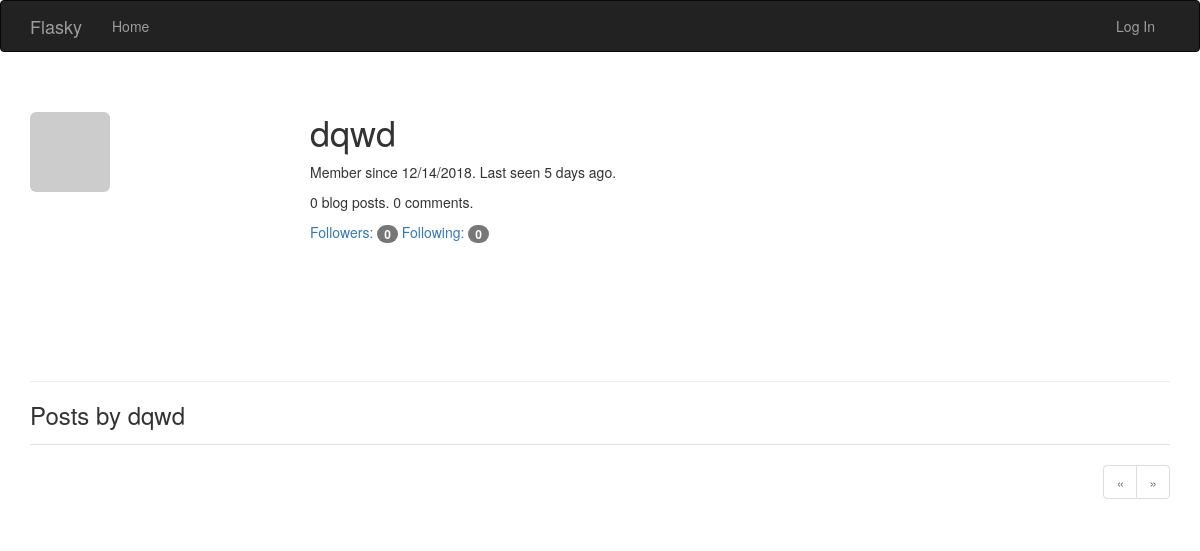
Page /user/dqwd on the committed database.
### app/models.py (models this page shows, shortened)
class User(UserMixin, db.Model):
    __tablename__ = 'users'
    id = db.Column(db.Integer, primary_key=True)
    email = db.Column(db.String(64), unique=True, index=True)
    username = db.Column(db.String(64), unique=True, index=True)
    role_id = db.Column(db.Integer, db.ForeignKey('roles.id'))
    password_hash = db.Column(db.String(128))
    confirmed = db.Column(db.Boolean, default=False)
    name = db.Column(db.String(64))
    location = db.Column(db.String(64))
    about_me = db.Column(db.Text())
    member_since = db.Column(db.DateTime(), default=datetime.utcnow)
    last_seen = db.Column(db.DateTime(), default=datetime.utcnow)
    avatar_hash = db.Column(db.String(32))
    posts = db.relationship('Post', backref='author', lazy='dynamic')
    followed = db.relationship('Follow',
                               foreign_keys=[Follow.follower_id],
                               backref=db.backref('follower', lazy='joined'),
                               lazy='dynamic',
                               cascade='all, delete-orphan')
    followers = db.relationship('Follow',
                                foreign_keys=[Follow.followed_id],
                                backref=db.backref('followed', lazy='joined'),
                                lazy='dynamic',
                                cascade='all, delete-orphan')
    comments = db.relationship('Comment', backref='author', lazy='dynamic')
    @property
    def password(self):
        raise AttributeError('password is not a readable attribute')
    def gravatar(self, size=100, default='identicon', rating='g'):
        url = 'https://secure.gravatar.com/avatar'
        hash = self.avatar_hash or self.gravatar_hash()
        return '{url}/{hash}?s={size}&d={default}&r={rating}'.format(
            url=url, hash=hash, size=size, default=default, rating=rating)

### app/main/views.py (the view)
@main.route('/user/<username>')
def user(username):
    user = User.query.filter_by(username=username).first_or_404()
    page = request.args.get('page', 1, type=int)
    pagination = user.posts.order_by(Post.timestamp.desc()).paginate(
        page, per_page=current_app.config['FLASKY_POSTS_PER_PAGE'],
        error_out=False)
    posts = pagination.items
    return render_template('user.html', user=user, posts=posts,
                           pagination=pagination)

### app/auth/views.py (called while the page is built)
@auth.before_app_request
def before_request():
    if current_user.is_authenticated:
        current_user.ping()
        if not current_user.confirmed \
                and request.endpoint \
                and request.blueprint != 'auth' \
                and request.endpoint != 'static':
            return redirect(url_for('auth.unconfirmed'))

### app/main/__init__.py (called while the page is built)
@main.app_context_processor
def inject_permissions():
    return dict(Permission=Permission)

### app/main/views.py (called while the page is built)
@main.after_app_request
def after_request(response):
    for query in get_debug_queries():
        if query.duration >= current_app.config['FLASKY_SLOW_DB_QUERY_TIME']:
            current_app.logger.warning(
                'Slow query: %s\nParameters: %s\nDuration: %fs\nContext: %s\n'
                % (query.statement, query.parameters, query.duration,
                   query.context))
    return response

### app/models.py (called while the page is built)
    def can(self, permissions):
        return False

    def is_administrator(self):
        return False

### app/templates/user.html (shortened to what this page needs)
{% extends "base.html" %}
{% import "_macros.html" as macros %}
{% block page_content %}
<div class="page-header">
    <img class="img-rounded profile-thumbnail" src="{{ user.gravatar(size=256) }}">
    <div class="profile-header">
        <h1>{{ user.username }}</h1>
        <p>Member since {{ moment(user.member_since).format('L') }}. Last seen {{ moment(user.last_seen).fromNow() }}.</p>
        <p>{{ user.posts.count() }} blog posts. {{ user.comments.count() }} comments.</p>
        <p>
            <a href="{{ url_for('.followers', username=user.username) }}">Followers: <span class="badge">{{ user.followers.count() - 1 }}</span></a>
            <a href="{{ url_for('.followed_by', username=user.username) }}">Following: <span class="badge">{{ user.followed.count() - 1 }}</span></a>
        </p>
    </div>
</div>
<h3>Posts by {{ user.username }}</h3>
{% include '_posts.html' %}
{% if pagination %}
<div class="pagination">
    {{ macros.pagination_widget(pagination, '.user', username=user.username) }}
</div>
{% endif %}
{% endblock %}

### app/static/styles.css (style rules this page uses)
.profile-thumbnail { position: absolute; }
.profile-header { min-height: 260px; margin-left: 280px; }
div.pagination { width: 100%; text-align: right; padding: 0px; margin: 0px; }

### rows in the picture
User: username "dqwd", member_since "12/14/2018", last_seen "5 days ago"

### other values in the picture
{{ user.posts.count() }} "0"
{{ user.comments.count() }} "0"
{{ user.followers.count() - 1 }} "0"
{{ user.followed.count() - 1 }} "0"
